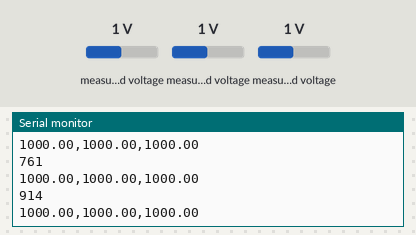
Simulated run of this sketch. Board: Arduino Uno, built with avr-gcc and run on an emulated ATmega328P. On the bench: the last lines printed to the serial monitor. Inputs (shaded band) come from the test bench; at power-on: measured voltage 1 V.

Above: at 1.2 s.
1.3 s: measured voltage (sensor 208) set to 0 V
At 1.38 s:
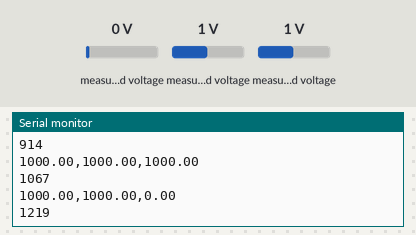
2.8 s: measured voltage (sensor 209) set to 0 V
At 2.9 s:
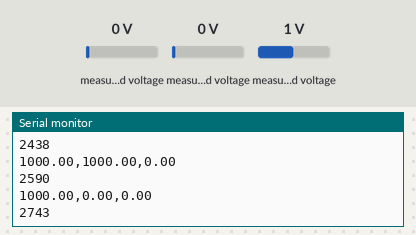
4.3 s: measured voltage (sensor 210) set to 0 V
At 4.42 s:
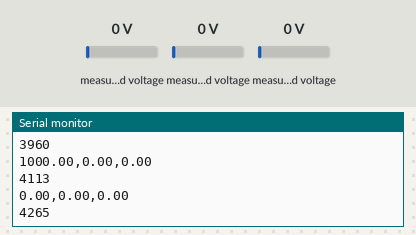
5.8 s: measured voltage (sensor 208) set to 0.5 V
At 5.94 s:
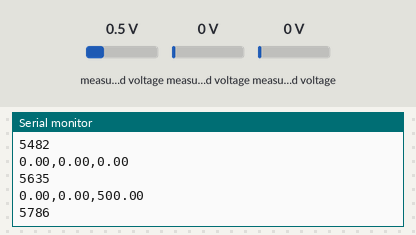
7.3 s: measured voltage (sensor 209) set to 0.5 V
At 7.31 s:
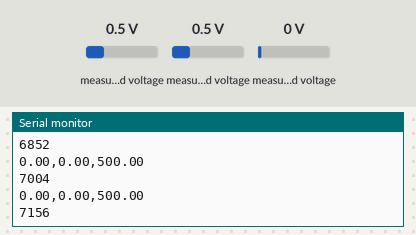
10.3 s: measured voltage (sensor 210) set to 0.5 V
At 10.36 s:
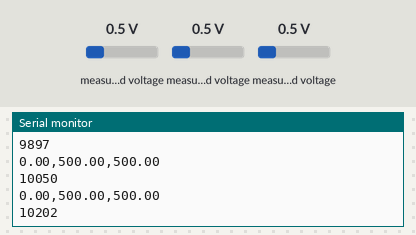
Timing chart, 0 to 12.8 s (numbered marks = the images above; inputs shaded):
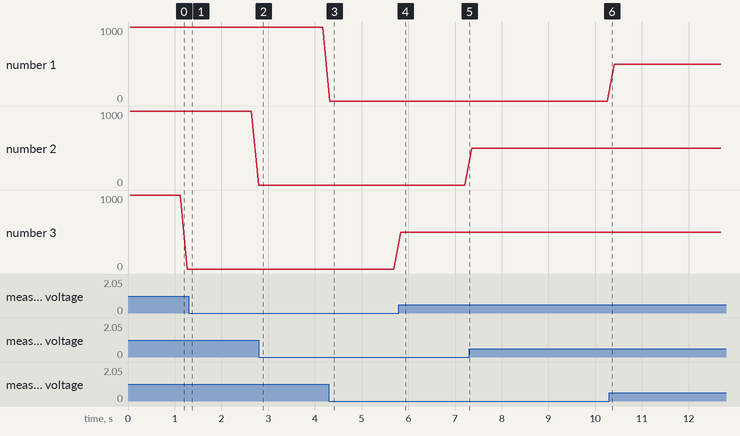

Measured:
- after the input at 4.3 s, the serial monitor: prints a new line at once (image 3)
- after the input at 5.8 s, the serial monitor: prints a new line at once (image 4)
- plotted number 3: 0 → 500 after the input at 5.8 s

The sketch:

Mems_Seismic_Sensor.ino
```cpp
//#include <ArduinoJson.h>

//#include <SoftwareSerial.h>
#include "Protocentral_ADS1220.h"
#include <SPI.h>

#define PGA 1       // Programmable Gain = 1
#define VREF 2.048  // Internal reference of 2.048V
#define VFSR VREF / PGA
#define FULL_SCALE (((long int)1 << 23) - 1)

#define ADS1220_CS_PIN 7
#define ADS1220_DRDY_PIN A1

Protocentral_ADS1220 pc_ads1220;
int32_t adc_data;
volatile bool drdyIntrFlag = false;

void drdyInterruptHndlr() {
  drdyIntrFlag = true;
}

void enableInterruptPin() {

  attachInterrupt(digitalPinToInterrupt(ADS1220_DRDY_PIN), drdyInterruptHndlr, FALLING);
}


/*/
const unsigned long interval = 250; // Time interval in milliseconds
unsigned long previousMillis = 0;

const int bufferSize = 7; // Number of data points to collect
float bufferX[bufferSize];
float bufferY[bufferSize];
float bufferZ[bufferSize];
int bufferIndex = 0;


////////////////////SSID and password send/////////////////
int key = 0;
String w_SSID ;
String password ;


SoftwareSerial mySerial(3,2); // RX, TX pins

*/

void setup() {


  pinMode(ADS1220_CS_PIN, OUTPUT);
  pinMode(ADS1220_DRDY_PIN, INPUT_PULLUP);

  //  Serial.begin(9600);
  Serial.begin(115200);
  // mySerial.begin(9600);

  pc_ads1220.begin(ADS1220_CS_PIN, ADS1220_DRDY_PIN);

  pc_ads1220.set_data_rate(DR_330SPS);
  pc_ads1220.set_pga_gain(PGA_GAIN_1);

  pc_ads1220.set_conv_mode_single_shot();  //Set Single shot mode
}

void loop() {

  unsigned long currentMillis = millis();
  // Convert milliseconds to seconds
  // unsigned long seconds = currentMillis / 1000;
  // Serial.println("Test456");

  float x = pc_ads1220.Read_SingleShot_SingleEnded_WaitForData(MUX_SE_CH2);
  Serial.print(convertToMilliV(x));
  Serial.print(",");
  float y = pc_ads1220.Read_SingleShot_SingleEnded_WaitForData(MUX_SE_CH1);
  Serial.print(convertToMilliV(y));
  Serial.print(",");
  float z = pc_ads1220.Read_SingleShot_SingleEnded_WaitForData(MUX_SE_CH0);
  Serial.println(convertToMilliV(z));
  Serial.println(currentMillis);
}
/*
////////////////////SSID and password send/////////////////
  while (key < 1) {
    // Print a message to the serial monitor.
    Serial.println("Please enter the SSID:");

    while (Serial.available() < 1) {   }


    if (Serial.available() > 0) {
      // Read the text from the serial buffer.
      w_SSID = Serial.readStringUntil('\n');

      // Print the text to the console.
    //  Serial.print("SSID is:");
      Serial.println(w_SSID);
    }
    delay(1000);
  Serial.println("Please enter the Password:");
    while (Serial.available() < 1) {   }

     if (Serial.available() > 0) {
      // Read the text from the serial buffer.
      password = Serial.readStringUntil('\n');

      // Print the text to the console.
     // Serial.print("password is:");
      Serial.println(password);
      delay(1000);


///////////////////
 // Create a JSON object
  DynamicJsonDocument jsonDoc_login(256);

  // Add data to the JSON object
  jsonDoc_login["w_SSID"] = w_SSID;
  jsonDoc_login["password"] = password;

  // Serialize the JSON object into a string
  String jsonString_login;
  serializeJson(jsonDoc_login, jsonString_login);

  // Send the JSON string through serial communication

 for (int i = 1; i <= 15; i++) {
   mySerial.println(jsonString_login);
    Serial.println(jsonString_login);
    delay(1000);
  }


  delay(2000);  // Delay for 5 seconds before sending the next JSON object

//////////////////


    key = 2;
     }
  }
////////////////////SSID and password send/////////////////


if ( mySerial.available()) {
    String received_IP =  mySerial.readStringUntil('\n');
 Serial.println(received_IP);
}


//////////////////////////////////////////////////////

  unsigned long currentMillis = millis();

 // if (currentMillis - previousMillis >= interval) {
  //  previousMillis = currentMillis;

    // Collect accelerometer data for 250 milliseconds
    collectData();

    // Check if the buffer is full
    if (bufferIndex == bufferSize) {
      // Create a JSON object
      StaticJsonDocument<500> jsonDocument;

      // Populate the JSON object with stacked accelerometer data
      for (int i = 0; i < bufferSize; i++) {
        jsonDocument["x"][i] = bufferX[i];
        jsonDocument["y"][i] = bufferY[i];
        jsonDocument["z"][i] = bufferZ[i];
      }

      // Serialize the JSON object to a string
      String jsonString;
      serializeJson(jsonDocument, jsonString);

      // Send the JSON string through serial
      mySerial.println(jsonString);
      Serial.println(jsonString);

      // Reset buffer index
      bufferIndex = 0;
    }
  }
//}

void collectData() {
    float x = pc_ads1220.Read_SingleShot_SingleEnded_WaitForData(MUX_SE_CH2);
    float y = pc_ads1220.Read_SingleShot_SingleEnded_WaitForData(MUX_SE_CH1);
    float z = pc_ads1220.Read_SingleShot_SingleEnded_WaitForData(MUX_SE_CH0);

  // Stack accelerometer data to the buffers
  bufferX[bufferIndex] = x;
  bufferY[bufferIndex] = y;
  bufferZ[bufferIndex] = z;

  // Increment buffer index
  bufferIndex++;

  // Delay for 1 millisecond to avoid stacking duplicate values
  delay(2);
  */
// }

float convertToMilliV(int32_t i32data) {
  return (float)((i32data * VFSR * 1000) / FULL_SCALE);
}
```
